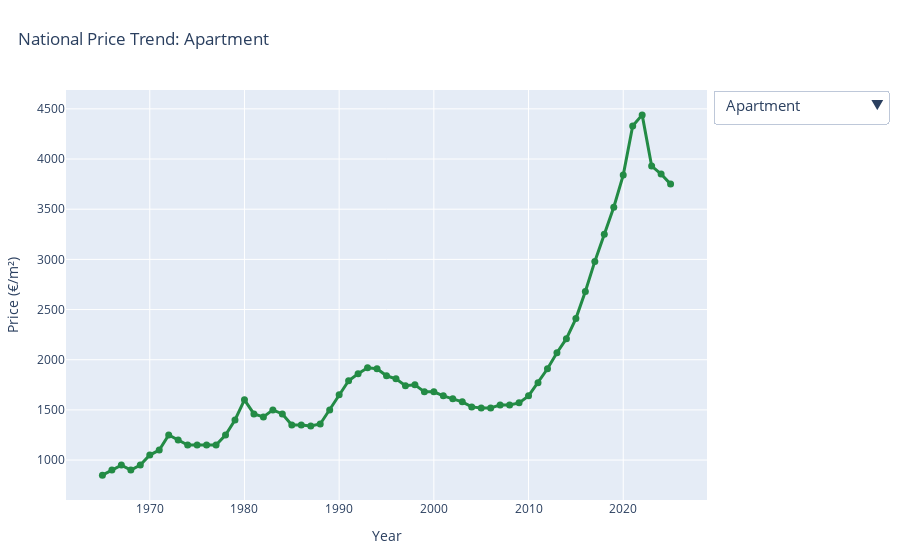

The cell this chart's notebook holds for it:
### Markdown cell above
## Interactive National Trend Analysis
Use the dropdown to explore each segment's evolution.

### Code cell
segments = ["Apartment", "Single-family house", "Multi-family house"]
colors = {
    "Apartment": "#238b45",
    "Single-family house": "#e6550d",
    "Multi-family house": "#c61a2b",
}

traces = []
for seg in segments:
    seg_df = segment_avg[segment_avg["Property_Type"] == seg]
    traces.append(go.Scatter(
        x=seg_df["Year"], y=seg_df["Price"],
        mode="lines+markers",
        name=seg,
        line=dict(color=colors[seg], width=3),
        marker=dict(size=7),
        visible=(seg == "Apartment")  
    ))

fig = go.Figure(traces)

def _title(seg_text):
    return dict(text=f"National Price Trend: {seg_text}", x=0.02, xanchor="left")

buttons = []
for i, seg in enumerate(segments):
    vis = [False] * len(segments)
    vis[i] = True
    buttons.append(dict(
        label=seg,
        method="update",
        args=[
            {"visible": vis},
            {"title": _title(seg)}  
        ]
    ))

buttons.append(dict(
    label="All Properties",
    method="update",
    args=[
        {"visible": [True] * len(segments)},
        {"title": _title("All property types")} 
    ]
))

fig.update_layout(
    updatemenus=[dict(
        type="dropdown",
        buttons=buttons,
        direction="down",
        x=1.01,
        y=1.0,
        xanchor="left",
        yanchor="top",
        showactive=True,
        font=dict(size=15),
    )],
    title=_title("Apartment"),
    xaxis_title="Year",
    yaxis_title="Price (€/m²)",
    legend_title_text="Property Type",
    margin=dict(t=90, l=60, r=60, b=60) 
)

fig.show()

### Figure 1 — Plotly figure (JSON) as saved in the notebook; plotly's stock layout.template omitted (floating-point values rounded to 4 significant figures)
{"data": [{"line": {"color": "#238b45", "width": 3}, "marker": {"size": 7}, "mode": "lines+markers", "name": "Apartment", "type": "scatter", "visible": true, "x": [1965, 1966, 1967, 1968, 1969, 1970, 1971, 1972, 1973, 1974, 1975, 1976, 1977, 1978, 1979, 1980, 1981, 1982, 1983, 1984, 1985, 1986, 1987, 1988, 1989, 1990, 1991, 1992, 1993, 1994, 1995, 1996, 1997, 1998, 1999, 2000, 2001, 2002, 2003, 2004, 2005, 2006, 2007, 2008, 2009, 2010, 2011, 2012, 2013, 2014, 2015, 2016, 2017, 2018, 2019, 2020, 2021, 2022, 2023, 2024, 2025], "y": [850, 900, 950, 900, 950, 1050, 1100, 1250, 1200, 1150, 1150, 1150, 1150, 1250, 1400, 1600, 1460, 1430, 1500, 1460, 1350, 1350, 1340, 1360, 1500, 1650, 1790, 1860, 1920, 1910, 1840, 1810, 1740, 1750, 1680, 1680, 1640, 1610, 1580, 1530, 1520, 1520, 1550, 1550, 1570, 1640, 1770, 1910, 2070, 2210, 2410, 2680, 2980, 3250, 3520, 3840, 4330, 4440, 3930, 3850, 3750]}, {"line": {"color": "#e6550d", "width": 3}, "marker": {"size": 7}, "mode": "lines+markers", "name": "Single-family house", "type": "scatter", "visible": false, "x": [1965, 1966, 1967, 1968, 1969, 1970, 1971, 1972, 1973, 1974, 1975, 1976, 1977, 1978, 1979, 1980, 1981, 1982, 1983, 1984, 1985, 1986, 1987, 1988, 1989, 1990, 1991, 1992, 1993, 1994, 1995, 1996, 1997, 1998, 1999, 2000, 2001, 2002, 2003, 2004, 2005, 2006, 2007, 2008, 2009, 2010, 2011, 2012, 2013, 2014, 2015, 2016, 2017, 2018, 2019, 2020, 2021, 2022, 2023, 2024, 2025], "y": [850, 850, 850, 900, 950, 1000, 1050, 1250, 1250, 1100, 1150, 1150, 1250, 1400, 1400, 1500, 1470, 1410, 1460, 1390, 1340, 1320, 1320, 1400, 1470, 1660, 1790, 1950, 1980, 2040, 2030, 1970, 1940, 1920, 1930, 1920, 1880, 1820, 1780, 1770, 1770, 1790, 1730, 1720, 1730, 1770, 1870, 1950, 2040, 2150, 2300, 2520, 2750, 2980, 3210, 3530, 3970, 4140, 3600, 3470, 3500]}, {"line": {"color": "#c61a2b", "width": 3}, "marker": {"size": 7}, "mode": "lines+markers", "name": "Multi-family house", "type": "scatter", "visible": false, "x": [1965, 1966, 1967, 1968, 1969, 1970, 1971, 1972, 1973, 1974, 1975, 1976, 1977, 1978, 1979, 1980, 1981, 1982, 1983, 1984, 1985, 1986, 1987, 1988, 1989, 1990, 1991, 1992, 1993, 1994, 1995, 1996, 1997, 1998, 1999, 2000, 2001, 2002, 2003, 2004, 2005, 2006, 2007, 2008, 2009, 2010, 2011, 2012, 2013, 2014, 2015, 2016, 2017, 2018, 2019, 2020, 2021, 2022, 2023, 2024, 2025], "y": [250, 250, 350, 400, 350, 350, 350, 500, 450, 350, 350, 400, 400, 400, 400, 450, 460, 470, 480, 510, 490, 470, 480, 540, 650, 780, 870, 980, 1020, 1050, 1010, 980, 970, 960, 940, 910, 900, 880, 840, 790, 860, 970, 1050, 1000, 1000, 1060, 1140, 1280, 1350, 1460, 1640, 1960, 2190, 2450, 2630, 2790, 3100, 3060, 2420, 2270, 2325]}], "layout": {"legend": {"title": {"text": "Property Type"}}, "margin": {"b": 60, "l": 60, "r": 60, "t": 90}, "title": {"text": "National Price Trend: Apartment", "x": 0.02, "xanchor": "left"}, "updatemenus": [{"buttons": [{"args": [{"visible": [true, false, false]}, {"title": {"text": "National Price Trend: Apartment", "x": 0.02, "xanchor": "left"}}], "label": "Apartment", "method": "update"}, {"args": [{"visible": [false, true, false]}, {"title": {"text": "National Price Trend: Single-family house", "x": 0.02, "xanchor": "left"}}], "label": "Single-family house", "method": "update"}, {"args": [{"visible": [false, false, true]}, {"title": {"text": "National Price Trend: Multi-family house", "x": 0.02, "xanchor": "left"}}], "label": "Multi-family house", "method": "update"}, {"args": [{"visible": [true, true, true]}, {"title": {"text": "National Price Trend: All property types", "x": 0.02, "xanchor": "left"}}], "label": "All Properties", "method": "update"}], "direction": "down", "font": {"size": 15}, "showactive": true, "type": "dropdown", "x": 1.01, "xanchor": "left", "y": 1, "yanchor": "top"}], "xaxis": {"title": {"text": "Year"}}, "yaxis": {"title": {"text": "Price (€/m²)"}}}}
